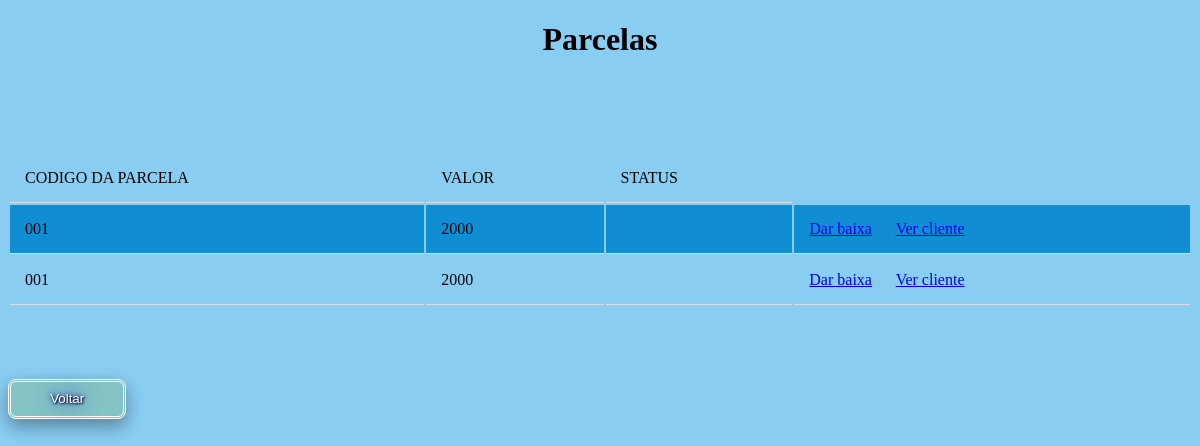
/buscarParcelas.php?codigoP=001, run on the app's committed database.
### tables this page shows
CREATE TABLE `parcela` (
  `parcela_id` int(11) NOT NULL,
  `codigo_parcelas` varchar(255) NOT NULL,
  `cod_cliente` varchar(255) NOT NULL,
  `quantidade_parcelas` int(11) NOT NULL,
  `status` varchar(200) NOT NULL,
  `valor` int(11) NOT NULL
);

### buscarParcelas.php (the view, shortened to what this page needs)
<?php
require_once 'db_connect.php';
$codigoP = $_GET['codigoP'];
$sql = "SELECT parcela.codigo_parcelas,parcela.cod_cliente,parcela.quantidade_parcelas,parcela.status,parcela.valor,parcela.parcela_id FROM parcela
 where  parcela.codigo_parcelas = $codigoP ";
$resultado = mysqli_query($connect, $sql);
?>
<!DOCTYPE html>
<html>
<head>
  <link rel="stylesheet" type="text/css" href="css/estilobuscacliente.css" />
</head>
<body>
  <h1>Parcelas</h1><br>
<br><br><br>
  <table >
    <tr>
      <td>CODIGO DA PARCELA</td>
      <td>VALOR</td>
      <td>STATUS</td>
    </tr>
    <?php  while($dado = mysqli_fetch_array($resultado)) { ?>
    <tr>
    <td><?php echo $dado['codigo_parcelas'];?></td>
      <td><?php echo $dado['valor'];?></td>
      <td><?php echo $dado['status']; ?></td>
      <td>
           <div>
           <form action="<?php echo $_SERVER['PHP_SELF']; ?>" method="POST">
           <a href="baixaImoveis.php?parcela_id=<?php echo $dado['parcela_id']?>"> Dar baixa</a>  &nbsp&nbsp&nbsp&nbsp
           <a href="buscaClienteImovel.php?cod_cliente=<?php echo $dado['cod_cliente']?>">Ver cliente</a>
         </form>
          </div>
      </td>
      </tr>
    <?php
  }
    ?>
  </table>
<br><br><br><br>
  <form action="<?php echo $_SERVER['PHP_SELF']; ?>" method="POST">
  <button type="submit" name="btn-voltar">Voltar
  </form>
</body>
</html>

### css/estilobuscacliente.css (style rules this page uses)
table { width: 100%; }
td { border-bottom: 1px solid #ddd; padding: 15px; text-align: left; }
tr:nth-child(even) { background-color: #118dd4; }
body { background:rgb(138, 205, 243); }
h1 { font-family: 'sans-serifs'; text-align: center; }
button { width: 10%; height: 40px; background: rgb(132, 196, 196); color: #fff; border: double; border-radius: 8px; box-shadow: 0 8px 16px 0 rgba(0,0,0,0.2), 0 6px 20px 0 rgba(0,0,0,0.19); text-shadow: 1px 1px 2px black, 0 0 25px blue, 0 0 5px darkblue; }

### data on the page
parcela: codigo_parcelas "001", valor "2000"
parcela: codigo_parcelas "001", valor "2000"
